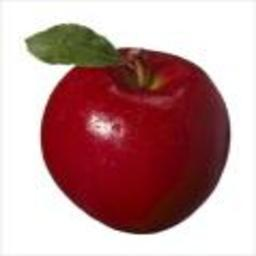
#> input picture testApples/n07740461_490.jpg, 256 x 256 px; its folder holds only this picture in this run
$ python -i edgeDetection.py   (imports and definitions only)
#> lines starting #> are read from the running program, lines starting #| are printed output that depends on the picture; after the words box and inside, x2 and y2 are one past the last pixel; in counts of white or black regions, pixels touching at a corner belong together
import os
import cv2
import numpy as np

def edge_detection(image_path):
    # Read the input image
#> called with image_path = 'testApples/n07740461_490.jpg'
    img = cv2.imread(image_path)
#> img is the input picture: shape (256, 256, 3); mean B, G, R 148.3, 147.8, 187.8

    # Check if the image was loaded correctly
    if img is None:
        print(f"Error: Could not load image '{image_path}'")
        return None

    # Convert the image to grayscale
    gray_img = cv2.cvtColor(img, cv2.COLOR_BGR2GRAY)
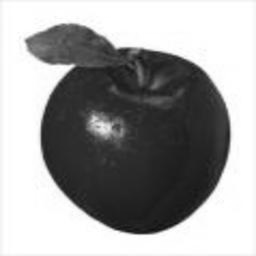
#> gray_img: shape (256, 256); min 12, max 255, mean 159.8

    # Apply Gaussian blur to reduce noise
    blurred_img = cv2.GaussianBlur(gray_img, (5, 5), 0)

    # Apply the Canny edge detection algorithm
    edges = cv2.Canny(blurred_img, 50, 150)
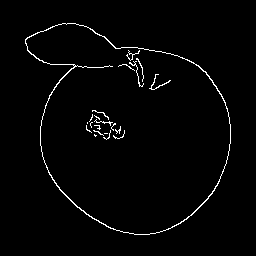
#> edges: shape (256, 256); 1.9% white in thin lines or dots, all inside (x1, y1, x2, y2) = (25, 23, 231, 235)

    return edges

def main():
    input_folder = "edge_detection_inputs"
    output_folder = "edge_detection_outputs"

    if not os.path.exists(output_folder):
        os.makedirs(output_folder)

    for file_name in os.listdir(input_folder):
        file_path = os.path.join(input_folder, file_name)
        if os.path.isfile(file_path):
            # Apply edge detection on the input image
            edges = edge_detection(file_path)

            if edges is not None:
                # Save the output image in the output folder
                output_path = os.path.join(output_folder, file_name)
                cv2.imwrite(output_path, edges)

# [2 lines not run here, left out]

>>> result = edge_detection('testApples/n07740461_490.jpg')

$ run again, on testApples/originalApple.jpg
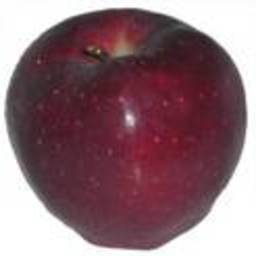
#> input picture testApples/originalApple.jpg, 256 x 256 px
#> in edge_detection, img is the input picture: shape (256, 256, 3); mean B, G, R 118.1, 110.2, 141.2
#> in edge_detection, `gray_img = cv2.cvtColor(img, cv2.COLOR_BGR2GRAY)`:
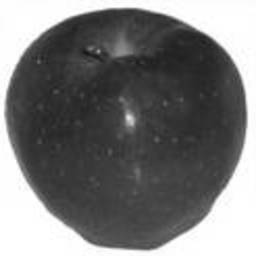
#> gray_img: shape (256, 256); min 21, max 255, mean 120.4
#> in edge_detection, `edges = cv2.Canny(blurred_img, 50, 150)`:
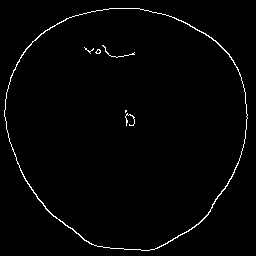
#> edges: shape (256, 256); 1.6% white in thin lines or dots
